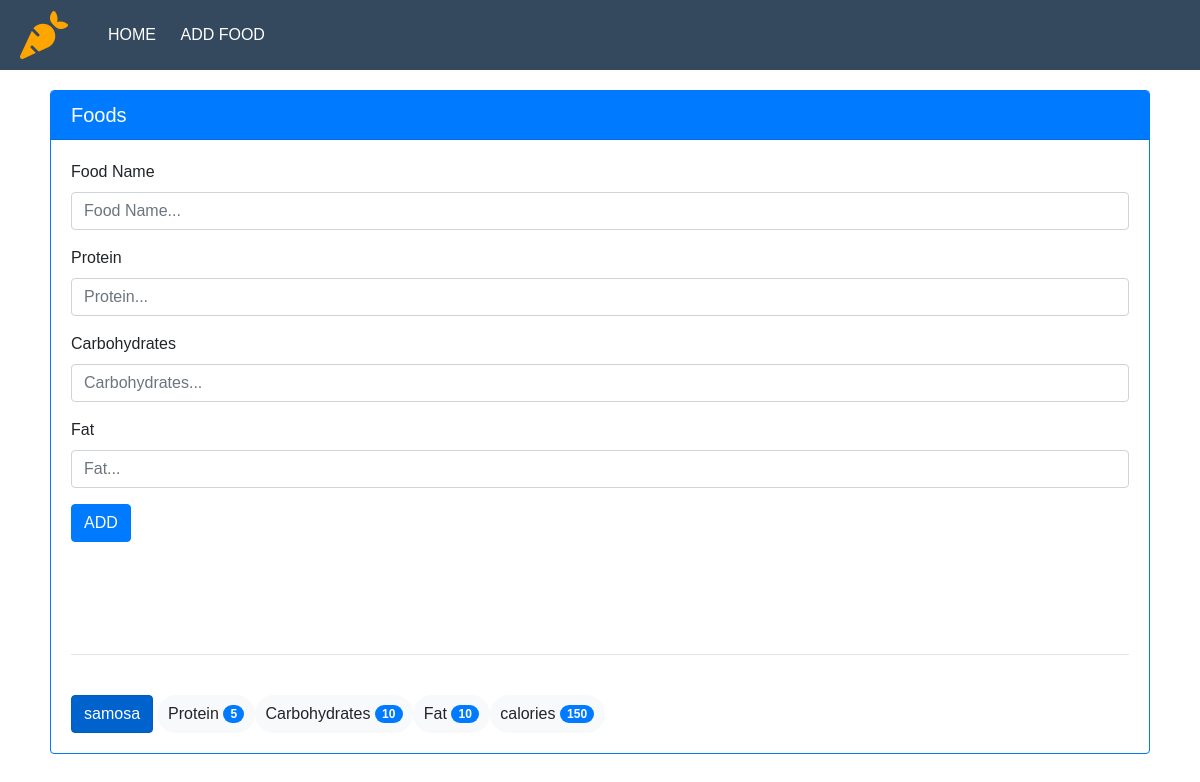
Screenshot of /addfood with the database file from the repository.
### tables this page shows
CREATE TABLE food(
	id integer primary key autoincrement,
	name text not null,
	protein integer not null,
	carbohydrates integer not null,
	fat integer not null,
	calories integer not null
);

### app.py (the view, shortened to what this page needs)
@app.route("/addfood", methods=['GET','POST'])
def addfood():
	db=get_db()
	cur=db.execute('select name,protein,carbohydrates,fat,calories from food')
	results=cur.fetchall()
	return render_template('addfood.html',results=results)

### app.py (called while the page is built)
def get_db():
    db = getattr(g, '_database', None)
    if db is None:
        db = g._database = sqlite3.connect(DATABASE)
    return db

@app.teardown_appcontext
def close_connection(exception):
    db = getattr(g, '_database', None)
    if db is not None:
        db.close()

### templates/addfood.html (shortened to what this page needs)
{% extends 'base.html' %}
{% block body %}
	<!DOCTYPE html>
	<html>
		<head>
		</head>
		<body>
			<div class="container theme-showcase " style="padding: 20px 20px" role="main">
				<form method="POST" action="{{url_for('addfood')}}">
					<div class="card border-primary  mb-3">
						<h5 class="card-header bg-primary text-white">Foods</h5>
						<div class="card-body">
							<div class="form-group">
								<label for="formGroupExampleInput">Food Name</label>
								<input type="text" class="form-control" name="food-name" id="formGroupExampleInput" placeholder="Food Name...">
							</div>
							<div class="form-group">
								<label for="formGroupExampleInput" >Protein</label>
								<input type="number" step="0.01" name="protein" class="form-control" id="formGroupExampleInput" placeholder="Protein...">
							</div>
							<div class="form-group">
								<label for="formGroupExampleInput" >Carbohydrates</label>
								<input type="number" step="0.01" name="carbohydrates" class="form-control" id="formGroupExampleInput" placeholder="Carbohydrates...">
							</div>
							<div class="form-group">
								<label for="formGroupExampleInput" >Fat</label>
								<input type="number" step="0.01" name="fat" class="form-control" id="formGroupExampleInput" placeholder="Fat...">
							</div>
							<button type="submit" class="btn btn-primary" id="button-addon2">ADD</button>
						</form>
						<br><br><br><br>
						{% for food in results %}
							<br><hr><br>
							<div class="btn-group-toggle "  data-toggle="buttons">
								<label class="btn btn-primary active">{{food.0}}
								</label>
								<button type="button" class="btn btn-light badge-pill">
								Protein <span class="badge badge-primary badge-pill">{{food.1}}</span>
								<button type="button" class="btn btn-light badge-pill">
								Carbohydrates <span class="badge badge-primary badge-pill">{{food.2}}</span>
								<button type="button" class="btn btn-light badge-pill">
								Fat <span class="badge badge-primary badge-pill">{{food.3}}</span>
								<button type="button" class="btn btn-light badge-pill">
								calories <span class="badge badge-primary badge-pill">{{food.4}}</span>
								</button>
							</div>
						{% endfor %}
					</div>
				</body>
			</html>
		{% endblock %}

### static/base.css (style rules this page uses)
* { margin: 0; padding: 0; font-family: "montserrat",sans-serif; }

### rows the page displays
food: name "samosa", protein "5", carbohydrates "10", fat "10", calories "150"
